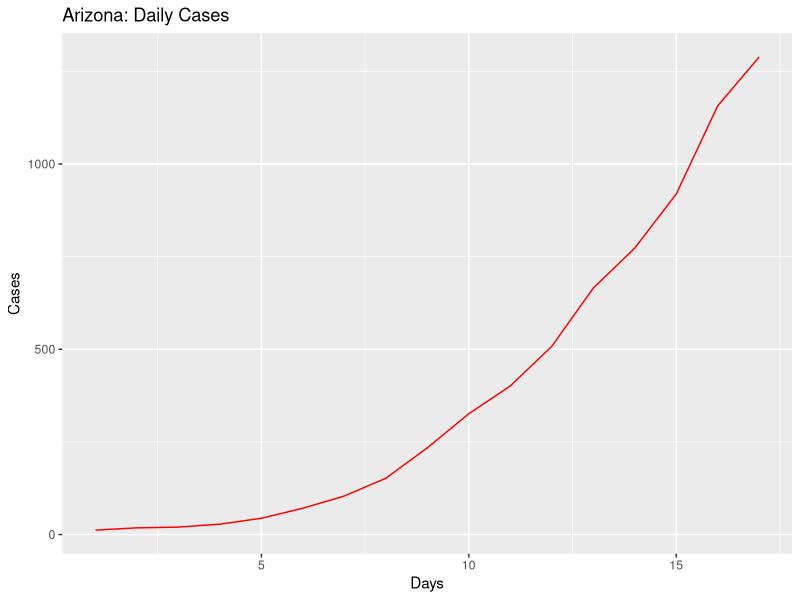
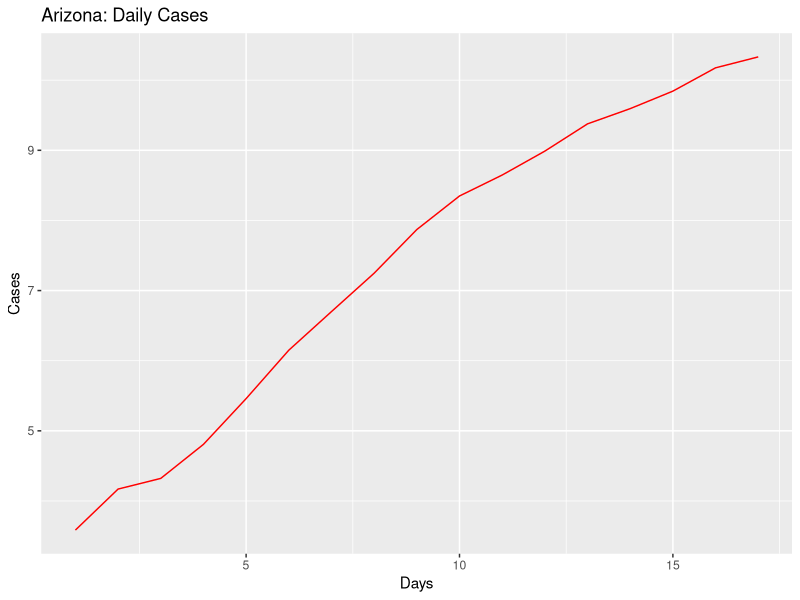
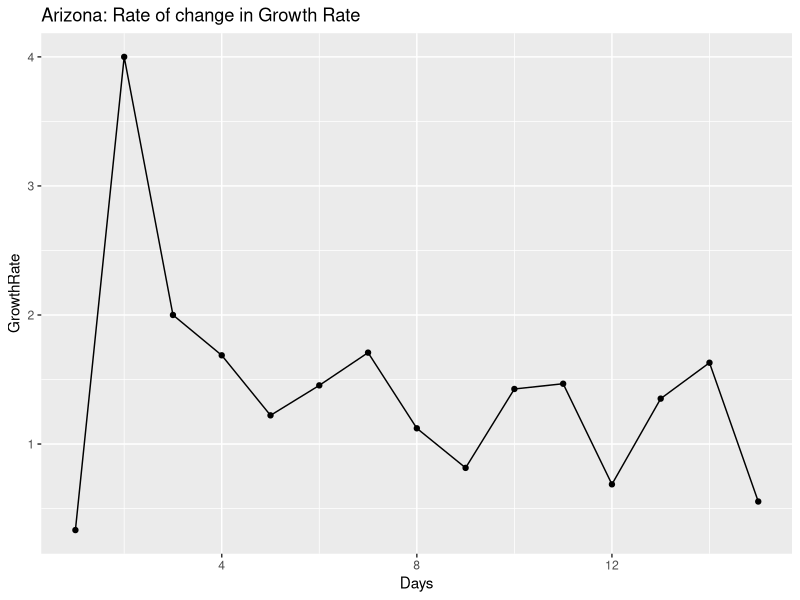
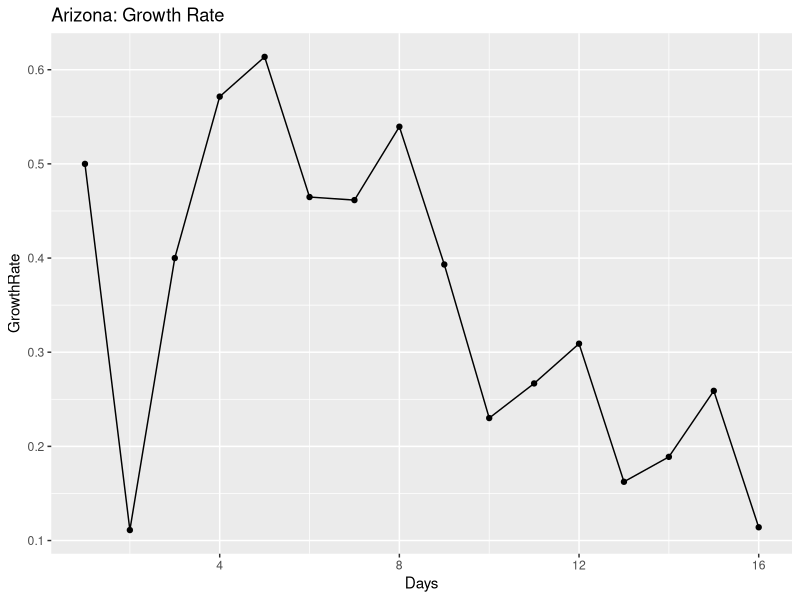
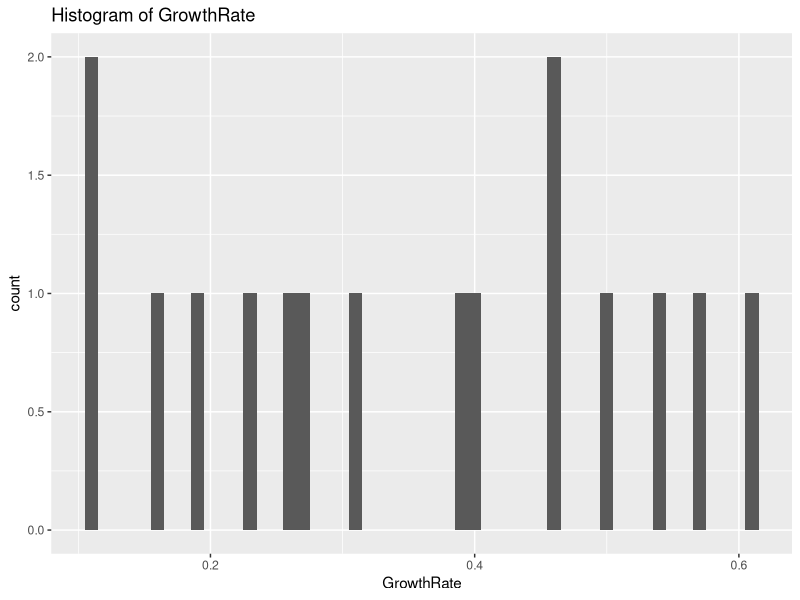
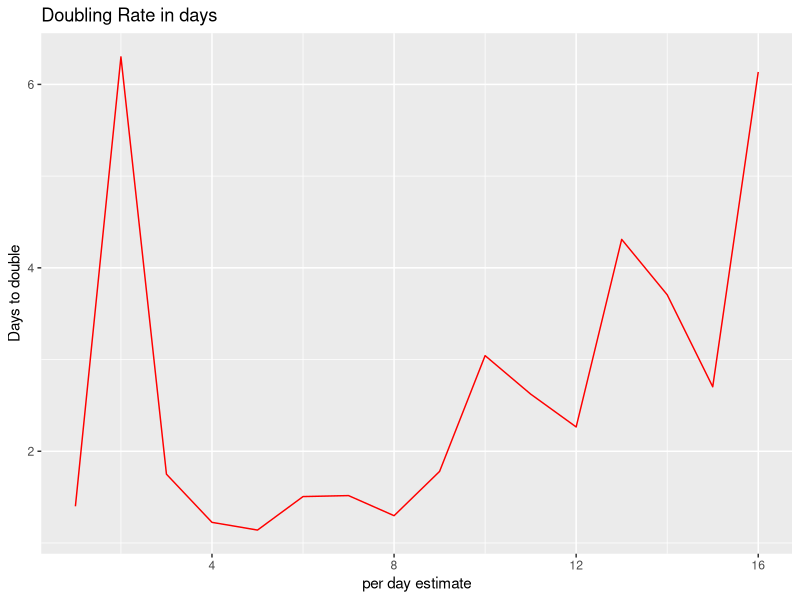
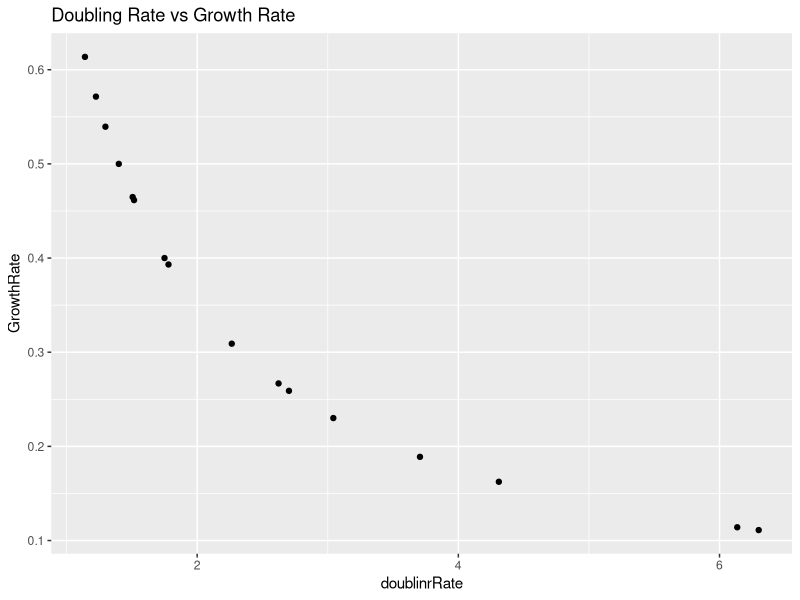
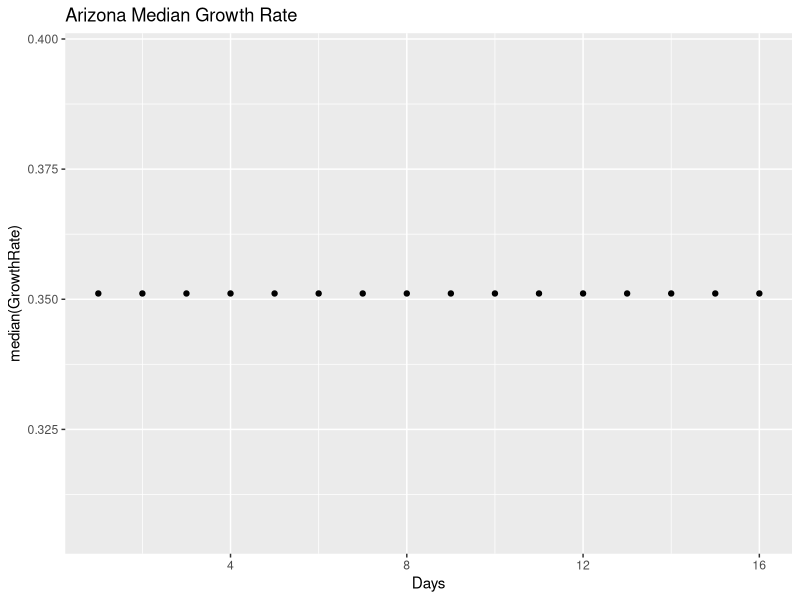

The R source for these figures, in order:
## ---- chunk 1
knitr::opts_chunk$set(echo = TRUE)
## ---- chunk 2
library(ggplot2)
library(gridExtra)
library(dplyr)

coronaGrowth <- function(absoluteNumbers){
  growthfactor <- NULL
  absgrowth <- NULL
  for(i in 1:length(absoluteNumbers))
  {
    #print((absoluteNumbers[i]-absoluteNumbers[i+1]/absoluteNumbers[i+1])/absoluteNumbers[i+1])
    growthfactor[i] <- ((absoluteNumbers[i]-absoluteNumbers[i+1]))/(absoluteNumbers[i+1]-absoluteNumbers[i+2])  
    #growthfactor[i] <- ((absoluteNumbers[i]-absoluteNumbers[i+1]))/(absolutenumbers[i])
  }
  
  return (rev(growthfactor))
}

DailyGrowthRate <- function(absoluteNumbers)
{
  growthfactor <- NULL
  absgrowth <- NULL
  for(i in 1:length(absoluteNumbers))
  {
    #print((absoluteNumbers[i]-absoluteNumbers[i+1]/absoluteNumbers[i+1])/absoluteNumbers[i+1])
    growthfactor[i] <- ((absoluteNumbers[i]/absoluteNumbers[i+1]))-1 
    #growthfactor[i] <- ((absoluteNumbers[i]-absoluteNumbers[i+1]))/(absolutenumbers[i])
  }
  
  return (rev(growthfactor))  
}

DoublingRate <- function(absoluteNumbers)
{
  doublingrRate <- NULL
  cumsum <- NULL
  for(i in 1:length(absoluteNumbers))
  {
    
    doublingrRate[i] <- (70/(absoluteNumbers[i]*100))
    
  }
  return ((doublingrRate))  
}

## ---- chunk 3
#Arizona
absolutenumbers <- c(1289,1157,919,773,665,508,401,326,234,152,104,71,44,28,20,18,12)

#America
#absolutenumbers <- c(101.7*1000,83.8*1000,65.8*1000,53.7*1000,43.8*1000,33.3*1000,25*1000,19*1000,13.7*1000,7.8*1000,6.4*1000,4.6*1000,3.5*1000,2.7*1000)
## ---- chunk 4
growthrate <- na.exclude(coronaGrowth(absolutenumbers))
days <- seq(1:length(growthrate))
dataTrend <- data.frame(GrowthRate = growthrate,Days = days)
print(dataTrend)
p1 <- ggplot(data=dataTrend, aes(x=Days, y=GrowthRate, group=1)) +ggtitle("Arizona: Rate of change in Growth Rate")+
  geom_line()+
  geom_point()

print(dataTrend)
#print(dataTrend1)




growthrate1 <- na.exclude(DailyGrowthRate(absolutenumbers))
doublingrate1 <- na.exclude(DoublingRate(growthrate1))
days1 <- seq(1:length(growthrate1))
dataTrend1 <- data.frame(GrowthRate = growthrate1,Days = days1,doublinrRate = doublingrate1)
print(dataTrend1)
multiplier <- tail(dataTrend1, n = 1)
pred_val <- (head(absolutenumbers, n = 1)*multiplier[,"GrowthRate"])+head(absolutenumbers, n = 1)

p2 <- ggplot(data=dataTrend1, aes(x=Days, y=GrowthRate, group=1)) +ggtitle("Arizona: Growth Rate")+
  geom_line()+
  geom_point()

days <- seq(1:length(absolutenumbers))
growthrate <- append(growthrate, c(1,1),after = 0)
dataOriginal <- data.frame(Cases = rev(absolutenumbers), Days = days)
p3<- ggplot() +geom_line(data=dataOriginal, aes(x=Days, y=Cases,),color = "Red")+labs(title="Arizona: Daily Cases", y="Cases", x="Days")

p3_log<- ggplot() +geom_line(data=dataOriginal, aes(x=Days, y=log2(Cases)),color = "Red")+labs(title="Arizona: Daily Cases", y="Cases", x="Days")+
  #geom_line(data=dataOriginal, aes(x=Days+1, y=Prediction),color = "Blue")
  geom_point()



# Analyze growth rate to get interval of values
summary(dataTrend1$GrowthRate)
dataTrend1%>%select("GrowthRate")%>%summarise(meanGR = mean(GrowthRate), medianGR = median(GrowthRate), sdGR = sd(GrowthRate))
p4 <- ggplot(data = dataTrend1, aes(x = GrowthRate))+ggtitle("Histogram of GrowthRate")+geom_histogram(binwidth = 0.01)


#Analyze the doubling rate
p5<- ggplot() +geom_line(data=dataTrend1, aes(x=Days, y=doublinrRate),color = "Red")+labs(title="Doubling Rate in days", y="Days to double", x ="per day estimate")+
  #geom_line(data=dataOriginal, aes(x=Days+1, y=Prediction),color = "Blue")
  geom_point()

#Scatter plor of Growthrate versus Doubling Rate
p6 <- ggplot()+geom_point(data = dataTrend1, aes(x = doublinrRate, y = GrowthRate))+labs(title = "Doubling Rate vs Growth Rate")

#Median growth rate trend 
p7 <- ggplot()+geom_point(data = dataTrend1, aes(x = Days, y = median(GrowthRate)))+labs(title = "Arizona Median Growth Rate")

#Confidence Interval for mean population GrowthRate:
meanGR = mean(dataTrend1$GrowthRate)
sdGR = sd(dataTrend1$GrowthRate)

uppperlimitGR= meanGR+sdGR
lowerlimitGR = meanGR-sdGR

#Predictions based on: Current Growth Rate, MeanGrowth Rate, Upper GrowthRate, Lower GrowthRate
pred_val_Current <- (head(absolutenumbers, n = 1)*multiplier[,"GrowthRate"])+head(absolutenumbers, n = 1)
pred_val_MeanGR <- (head(absolutenumbers, n = 1)*meanGR)+head(absolutenumbers, n = 1)
pred_val_upperGR <- (head(absolutenumbers, n = 1)*uppperlimitGR)+head(absolutenumbers, n = 1)
pred_val_lowerGR <- (head(absolutenumbers, n = 1)*lowerlimitGR)+head(absolutenumbers, n = 1)

print("Current GR:")
print(multiplier[,"GrowthRate"])
print(pred_val_Current)

print("Mean GR:")
print(meanGR)
print(pred_val_MeanGR)

print("Upperlimit GR:")
print(uppperlimitGR)
print(pred_val_upperGR)

print("Lowerlimit GR:")
print(lowerlimitGR)
print(pred_val_lowerGR)

#Doubling rate:-
DRCurrent <- round(70/(meanGR*100),digits = 0)
DRMedian <- round(70/(median(dataTrend1$GrowthRate)*100),digits = 0)
latestDRCurrent <- round(tail(dataTrend1$doublinrRate,n=1),digits = 0)

## ---- chunk 5
#grid.arrange(p3,p3_log,p1,p2,p4,p5,p6,nrow = 4, ncol = 2)
print(p3)
print(p3_log)
print(p1)
print(p2)
print(p4)
print(p5)
print(p6)
print(p7)
## ---- chunk 6
library(ggplot2)
library(gridExtra)
library(dplyr)

coronaGrowth <- function(absoluteNumbers){
  growthfactor <- NULL
  absgrowth <- NULL
  for(i in 1:length(absoluteNumbers))
  {
    #print((absoluteNumbers[i]-absoluteNumbers[i+1]/absoluteNumbers[i+1])/absoluteNumbers[i+1])
    growthfactor[i] <- ((absoluteNumbers[i]-absoluteNumbers[i+1]))/(absoluteNumbers[i+1]-absoluteNumbers[i+2])  
    #growthfactor[i] <- ((absoluteNumbers[i]-absoluteNumbers[i+1]))/(absolutenumbers[i])
  }
  
  return (rev(growthfactor))
}

DailyGrowthRate <- function(absoluteNumbers)
{
  growthfactor <- NULL
  absgrowth <- NULL
  for(i in 1:length(absoluteNumbers))
  {
    #print((absoluteNumbers[i]-absoluteNumbers[i+1]/absoluteNumbers[i+1])/absoluteNumbers[i+1])
    growthfactor[i] <- ((absoluteNumbers[i]/absoluteNumbers[i+1]))-1 
    #growthfactor[i] <- ((absoluteNumbers[i]-absoluteNumbers[i+1]))/(absolutenumbers[i])
  }
  
  return (rev(growthfactor))  
}

DoublingRate <- function(absoluteNumbers)
{
  doublingrRate <- NULL
  cumsum <- NULL
  for(i in 1:length(absoluteNumbers))
  {
    
    doublingrRate[i] <- (70/(absoluteNumbers[i]*100))
    
  }
  return ((doublingrRate))  
}

## ---- chunk 7
#Arizona
#absolutenumbers <- c(773,665,508,401,326,234,152,104,71,44,28,20,18,12)

#America
absolutenumbers <- c(176.518*1000,145.369*1000,133.094*1000,123.578*1000,101.7*1000,83.8*1000,65.8*1000,53.7*1000,43.8*1000,33.3*1000,25*1000,19*1000,13.7*1000,7.8*1000,6.4*1000,4.6*1000,3.5*1000,2.7*1000)
## ---- chunk 8
growthrate <- na.exclude(coronaGrowth(absolutenumbers))
days <- seq(1:length(growthrate))
dataTrend <- data.frame(GrowthRate = growthrate,Days = days)
print(dataTrend)
p1 <- ggplot(data=dataTrend, aes(x=Days, y=GrowthRate, group=1)) +ggtitle("US: Rate of change in Growth Rate")+
  geom_line()+
  geom_point()

print(dataTrend)
#print(dataTrend1)




growthrate1 <- na.exclude(DailyGrowthRate(absolutenumbers))
doublingrate1 <- na.exclude(DoublingRate(growthrate1))
days1 <- seq(1:length(growthrate1))
dataTrend1 <- data.frame(GrowthRate = growthrate1,Days = days1,doublinrRate = doublingrate1)
print(dataTrend1)
multiplier <- tail(dataTrend1, n = 1)
pred_val <- (head(absolutenumbers, n = 1)*multiplier[,"GrowthRate"])+head(absolutenumbers, n = 1)

p2 <- ggplot(data=dataTrend1, aes(x=Days, y=GrowthRate, group=1)) +ggtitle("US: Growth Rate")+
  geom_line()+
  geom_point()

days <- seq(1:length(absolutenumbers))
growthrate <- append(growthrate, c(1,1),after = 0)
dataOriginal <- data.frame(Cases = rev(absolutenumbers), Days = days)
p3<- ggplot() +geom_line(data=dataOriginal, aes(x=Days, y=Cases,),color = "Red")+labs(title="US: Daily Cases", y="Cases", x="Days")

p3_log<- ggplot() +geom_line(data=dataOriginal, aes(x=Days, y=log2(Cases)),color = "Red")+labs(title="US: Daily Cases", y="Cases", x="Days")+
  #geom_line(data=dataOriginal, aes(x=Days+1, y=Prediction),color = "Blue")
  geom_point()



# Analyze growth rate to get interval of values
summary(dataTrend1$GrowthRate)
dataTrend1%>%select("GrowthRate")%>%summarise(meanGR = mean(GrowthRate), medianGR = median(GrowthRate), sdGR = sd(GrowthRate))
p4 <- ggplot(data = dataTrend1, aes(x = GrowthRate))+ggtitle("Histogram of GrowthRate")+geom_histogram(binwidth = 0.01)


#Analyze the doubling rate
p5<- ggplot() +geom_line(data=dataTrend1, aes(x=Days, y=doublinrRate),color = "Red")+labs(title="Doubling Rate in days", y="Days to double", x ="per day estimate")+
  #geom_line(data=dataOriginal, aes(x=Days+1, y=Prediction),color = "Blue")
  geom_point()

#Scatter plor of Growthrate versus Doubling Rate
p6 <- ggplot()+geom_point(data = dataTrend1, aes(x = doublinrRate, y = GrowthRate))+labs(title = "Doubling Rate vs Growth Rate")

#Median growth rate trend 
p7 <- ggplot()+geom_point(data = dataTrend1, aes(x = Days, y = median(GrowthRate)))+labs(title = "US Median Growth Rate")



#Confidence Interval for mean population GrowthRate:
meanGR = mean(dataTrend1$GrowthRate)
sdGR = sd(dataTrend1$GrowthRate)

uppperlimitGR= meanGR+sdGR
lowerlimitGR = meanGR-sdGR

#Predictions based on: Current Growth Rate, MeanGrowth Rate, Upper GrowthRate, Lower GrowthRate
pred_val_Current <- (head(absolutenumbers, n = 1)*multiplier[,"GrowthRate"])+head(absolutenumbers, n = 1)
pred_val_MeanGR <- (head(absolutenumbers, n = 1)*meanGR)+head(absolutenumbers, n = 1)
pred_val_upperGR <- (head(absolutenumbers, n = 1)*uppperlimitGR)+head(absolutenumbers, n = 1)
pred_val_lowerGR <- (head(absolutenumbers, n = 1)*lowerlimitGR)+head(absolutenumbers, n = 1)

print("Current GR:")
print(multiplier[,"GrowthRate"])
print(pred_val_Current)

print("Mean GR:")
print(meanGR)
print(pred_val_MeanGR)

print("Upperlimit GR:")
print(uppperlimitGR)
print(pred_val_upperGR)

print("Lowerlimit GR:")
print(lowerlimitGR)
print(pred_val_lowerGR)

#Doubling rate:-
DRCurrent <- round(70/(meanGR*100),digits = 0)
DRMedian <- round(70/(median(dataTrend1$GrowthRate)*100),digits = 0)
latestDRCurrent <- round(tail(dataTrend1$doublinrRate,n=1),digits = 0)

## ---- chunk 9
#grid.arrange(p3,p3_log,p1,p2,p4,p5,p6,nrow = 4, ncol = 2)
print(p3)
print(p3_log)
print(p1)
print(p2)
print(p4)
print(p5)
print(p6)
print(p7)
## ---- chunk 10
library(ggplot2)
library(gridExtra)
library(dplyr)

coronaGrowth <- function(absoluteNumbers){
  growthfactor <- NULL
  absgrowth <- NULL
  for(i in 1:length(absoluteNumbers))
  {
    #print((absoluteNumbers[i]-absoluteNumbers[i+1]/absoluteNumbers[i+1])/absoluteNumbers[i+1])
    growthfactor[i] <- ((absoluteNumbers[i]-absoluteNumbers[i+1]))/(absoluteNumbers[i+1]-absoluteNumbers[i+2])  
    #growthfactor[i] <- ((absoluteNumbers[i]-absoluteNumbers[i+1]))/(absolutenumbers[i])
  }
  
  return (rev(growthfactor))
}

DailyGrowthRate <- function(absoluteNumbers)
{
  growthfactor <- NULL
  absgrowth <- NULL
  for(i in 1:length(absoluteNumbers))
  {
    #print((absoluteNumbers[i]-absoluteNumbers[i+1]/absoluteNumbers[i+1])/absoluteNumbers[i+1])
    growthfactor[i] <- ((absoluteNumbers[i]/absoluteNumbers[i+1]))-1 
    #growthfactor[i] <- ((absoluteNumbers[i]-absoluteNumbers[i+1]))/(absolutenumbers[i])
  }
  
  return (rev(growthfactor))  
}

DoublingRate <- function(absoluteNumbers)
{
  doublingrRate <- NULL
  cumsum <- NULL
  for(i in 1:length(absoluteNumbers))
  {
    
    doublingrRate[i] <- (70/(absoluteNumbers[i]*100))
    
  }
  return ((doublingrRate))  
}

## ---- chunk 11
#Arizona
#absolutenumbers <- c(773,665,508,401,326,234,152,104,71,44,28,20,18,12)

#America
absolutenumbers <- c(1251,1071,1024,987,887,727,657,536,499,396,332,249,194,169,143,129,114,100,82,74,62,62,47,40,34,31,30,29,7,6,3,3,3,3,3,3,3,3,3,3,3,3,3,3,3)
## ---- chunk 12
growthrate <- na.exclude(coronaGrowth(absolutenumbers))
days <- seq(1:length(growthrate))
dataTrend <- data.frame(GrowthRate = growthrate,Days = days)
print(dataTrend)
p1 <- ggplot(data=dataTrend, aes(x=Days, y=GrowthRate, group=1)) +ggtitle("US: Rate of change in Growth Rate")+
  geom_line()+
  geom_point()

print(dataTrend)
#print(dataTrend1)




growthrate1 <- na.exclude(DailyGrowthRate(absolutenumbers))
doublingrate1 <- na.exclude(DoublingRate(growthrate1))
days1 <- seq(1:length(growthrate1))
dataTrend1 <- data.frame(GrowthRate = growthrate1,Days = days1,doublinrRate = doublingrate1)
print(dataTrend1)
multiplier <- tail(dataTrend1, n = 1)
pred_val <- (head(absolutenumbers, n = 1)*multiplier[,"GrowthRate"])+head(absolutenumbers, n = 1)

p2 <- ggplot(data=dataTrend1, aes(x=Days, y=GrowthRate, group=1)) +ggtitle("India: Growth Rate")+
  geom_line()+
  geom_point()

days <- seq(1:length(absolutenumbers))
growthrate <- append(growthrate, c(1,1),after = 0)
dataOriginal <- data.frame(Cases = rev(absolutenumbers), Days = days)
p3<- ggplot() +geom_line(data=dataOriginal, aes(x=Days, y=Cases,),color = "Red")+labs(title="India: Daily Cases", y="Cases", x="Days")

p3_log<- ggplot() +geom_line(data=dataOriginal, aes(x=Days, y=log2(Cases)),color = "Red")+labs(title="India: Daily Cases", y="Cases", x="Days")+
  #geom_line(data=dataOriginal, aes(x=Days+1, y=Prediction),color = "Blue")
  geom_point()



# Analyze growth rate to get interval of values
summary(dataTrend1$GrowthRate)
dataTrend1%>%select("GrowthRate")%>%summarise(meanGR = mean(GrowthRate), medianGR = median(GrowthRate), sdGR = sd(GrowthRate))
p4 <- ggplot(data = dataTrend1, aes(x = GrowthRate))+ggtitle("Histogram of GrowthRate")+geom_histogram(binwidth = 0.01)


#Analyze the doubling rate
p5<- ggplot() +geom_line(data=dataTrend1, aes(x=Days, y=doublinrRate),color = "Red")+labs(title="Doubling Rate in days", y="Days to double", x ="per day estimate")+
  #geom_line(data=dataOriginal, aes(x=Days+1, y=Prediction),color = "Blue")
  geom_point()

#Scatter plor of Growthrate versus Doubling Rate
p6 <- ggplot()+geom_point(data = dataTrend1, aes(x = doublinrRate, y = GrowthRate))+labs(title = "Doubling Rate vs Growth Rate")

#Median growth rate trend 
p7 <- ggplot()+geom_point(data = dataTrend1, aes(x = Days, y = median(GrowthRate)))+labs(title = "India Median Growth Rate")



#Confidence Interval for mean population GrowthRate:
meanGR = mean(dataTrend1$GrowthRate)
sdGR = sd(dataTrend1$GrowthRate)

uppperlimitGR= meanGR+sdGR
lowerlimitGR = meanGR-sdGR

#Predictions based on: Current Growth Rate, MeanGrowth Rate, Upper GrowthRate, Lower GrowthRate
pred_val_Current <- (head(absolutenumbers, n = 1)*multiplier[,"GrowthRate"])+head(absolutenumbers, n = 1)
pred_val_MeanGR <- (head(absolutenumbers, n = 1)*meanGR)+head(absolutenumbers, n = 1)
pred_val_upperGR <- (head(absolutenumbers, n = 1)*uppperlimitGR)+head(absolutenumbers, n = 1)
pred_val_lowerGR <- (head(absolutenumbers, n = 1)*lowerlimitGR)+head(absolutenumbers, n = 1)

print("Current GR:")
print(multiplier[,"GrowthRate"])
print(pred_val_Current)

print("Mean GR:")
print(meanGR)
print(pred_val_MeanGR)

print("Upperlimit GR:")
print(uppperlimitGR)
print(pred_val_upperGR)

print("Lowerlimit GR:")
print(lowerlimitGR)
print(pred_val_lowerGR)

#Doubling rate:-
DRCurrent <- round(70/(meanGR*100),digits = 0)
DRMedian <- round(70/(median(dataTrend1$GrowthRate)*100),digits = 0)
latestDRCurrent <- round(tail(dataTrend1$doublinrRate,n=1),digits = 0)

## ---- chunk 13
#grid.arrange(p3,p3_log,p1,p2,p4,p5,p6,nrow = 4, ncol = 2)
print(p3)
print(p3_log)
print(p1)
print(p2)
print(p4)
print(p5)
print(p6)
print(p7)
